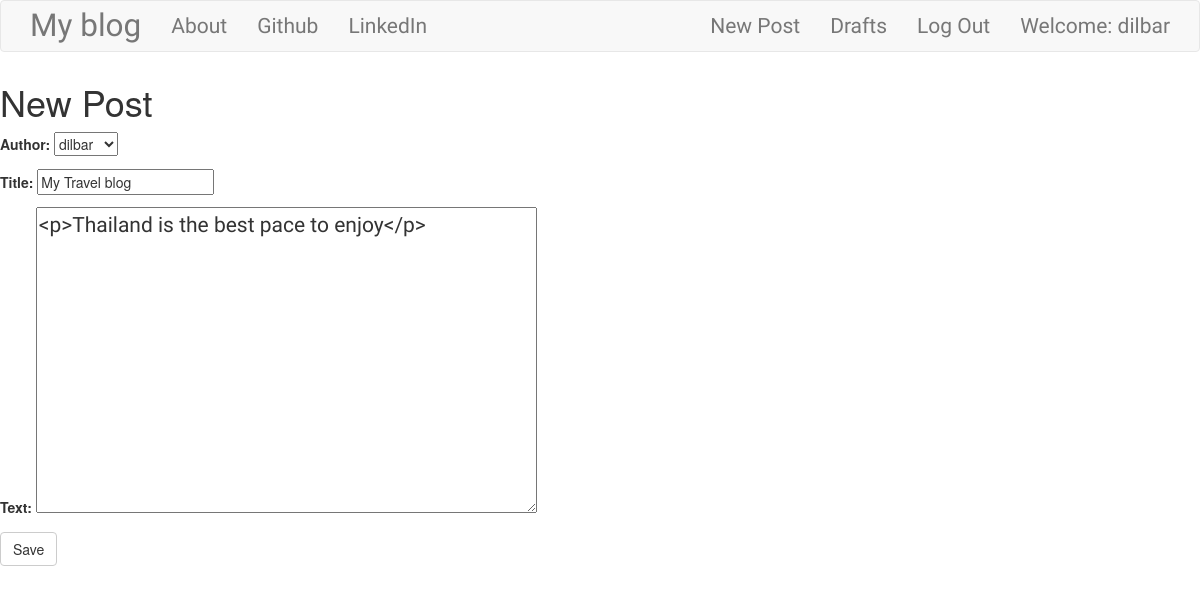
Screenshot of /post/3/edit/ (signed in) with the database file from the repository.
### blog/models.py (models this page shows, shortened)
class Post(models.Model):
    author = models.ForeignKey('auth.User',on_delete=models.CASCADE)
    title = models.CharField(max_length=200)
    text = models.TextField()
    created_date = models.DateTimeField(default=timezone.now())
    published_date = models.DateTimeField(blank=True,null=True)

### blog/views.py (the view)
# urls.py: path('post/<int:pk>/edit/', views.PostUpdateView.as_view(), name='post_edit'),
class PostUpdateView(LoginRequiredMixin, UpdateView):
    login_url = '/login/'
    redirect_field_name = 'blog/post_detail.html'
    form_class = PostForm
    model = Post

### blog/forms.py
class PostForm(forms.ModelForm):
    class Meta():
        model = Post
        fields = ('author', 'title', 'text')
        widgets = {
            'title':forms.TextInput(attrs={'class':'textinputclass'}),
            'text':forms.Textarea(attrs={'class':'editable medium-editor-textarea postcontent'})
        }

### blog/templates/blog/post_form.html (shortened to what this page needs)
<!DOCTYPE html>
{% extends "blog/base.html" %}
{% block content %}
    <h1>New Post</h1>
    <form class="post-form" method="POST">
        {{form.as_p}}
        <button type="submit" class="save btn btn-default">Save</button>
    </form>
{% endblock %}

### blog/templates/blog/base.html (shortened to what this page needs)
<!DOCTYPE html>
{% load static %}
<html lang="en">
<head>
    <link rel="stylesheet" href="https://maxcdn.bootstrapcdn.com/bootstrap/3.4.1/css/bootstrap.min.css">
    <link rel="stylesheet" href="//cdn.jsdelivr.net/npm/medium-editor@latest/dist/css/medium-editor.min.css" type="text/css" media="screen" charset="utf-8">
    <link rel="stylesheet" href="{% static 'css/blog.css' %}">
</head>
<body class="loader">
        <nav class="navbar navbar-default techfont custom-navbar">
            <div class="container">
                <ul class="nav navbar-nav">
                    <li><a class="navbar-brand bigbrand" href="{% url 'post_list' %}">My blog</a></li>
                    <li><a href="{% url 'about' %}">About</a></li>
                    <li><a href="https://www.github.com">Github</a></li>
                    <li><a href="https://www.linkedin.com">LinkedIn</a></li>
                </ul>
                <ul class="nav navbar-nav navbar-right">
                    {% if user.is_authenticated %}
                    <li>
                        <a href="{% url 'post_new' %}">New Post</a>
                    </li>
                    <li>
                        <a href="{% url 'post_draft_list' %}">Drafts</a>
                    </li>
                    <li>
                        <a href="{% url 'logout' %}">Log Out</a>
                    </li>
                    <li>
                        <a>Welcome: {{ user.username }}</a>
                    </li>
                    {% else %}
                    <li><a class="nav navbar-right" href="{% url 'login' %}"><span class="glyphicon glyphicon-user"></span></a></li>
                    {% endif %}
                </ul>
            </div>
        </nav>
        <div class="content cantainer">
            <div class="row">
                <div class="col-md-8">
                    <div class="blog_posts">
                        {% block content %}
                        {% endblock %}
                    </div>
                </div>
            </div>
        </div>
</body>
</html>

### blog/static/css/blog.css (style rules this page uses)
.bigbrand { font-size: 1.5em; }
.techfont { font-family: 'Russo One', sans-serif; font-size: 1.5em; margin-bottom: 10px; }
.postcontent { font-family: 'Montserrat'; font-size: 1.5em; }
.loader { filter:hue-rotate(0deg); color:linear-gradient(45deg,#0f8,#08f); animation:hue 10000ms infinite linear; }

### rows the page displays
Post: author "dilbar", title "My Travel blog", text "<p>Thailand is the best pace to enjoy</p>"

### other values shown
{{ user.username }} "dilbar"
